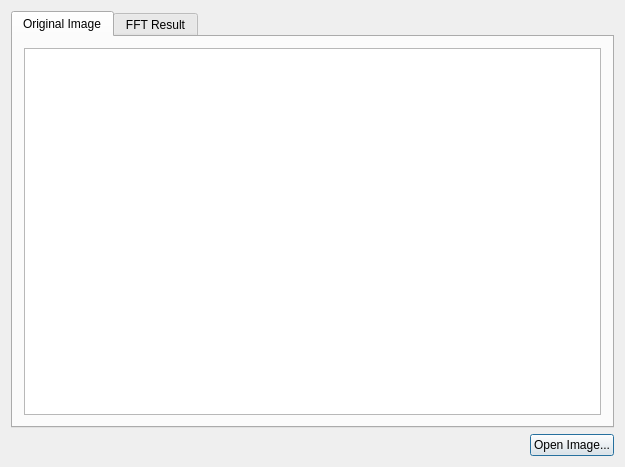
<?xml version="1.0" encoding="UTF-8"?>
<ui version="4.0">
 <class>Dialog</class>
 <widget class="QDialog" name="Dialog">
  <property name="geometry">
   <rect>
    <x>0</x>
    <y>0</y>
    <width>625</width>
    <height>467</height>
   </rect>
  </property>
  <property name="windowTitle">
   <string>QtOpenCV FFT Demo</string>
  </property>
  <layout class="QVBoxLayout" name="verticalLayout_3">
   <item>
    <widget class="QTabWidget" name="tabWidget">
     <property name="currentIndex">
      <number>0</number>
     </property>
     <widget class="QWidget" name="tab">
      <attribute name="title">
       <string>Original Image</string>
      </attribute>
      <layout class="QVBoxLayout" name="verticalLayout_2">
       <item>
        <widget class="QtOcv::ImageWidget" name="imageWidget"/>
       </item>
      </layout>
     </widget>
     <widget class="QWidget" name="tab_2">
      <attribute name="title">
       <string>FFT Result</string>
      </attribute>
      <layout class="QVBoxLayout" name="verticalLayout">
       <item>
        <widget class="QtOcv::ImageWidget" name="fftImageWidget"/>
       </item>
      </layout>
     </widget>
    </widget>
   </item>
   <item>
    <layout class="QHBoxLayout" name="horizontalLayout" stretch="1,0">
     <item>
      <spacer name="horizontalSpacer">
       <property name="orientation">
        <enum>Qt::Orientation::Horizontal</enum>
       </property>
       <property name="sizeHint" stdset="0">
        <size>
         <width>40</width>
         <height>20</height>
        </size>
       </property>
      </spacer>
     </item>
     <item>
      <widget class="QPushButton" name="openButton">
       <property name="text">
        <string>Open Image...</string>
       </property>
      </widget>
     </item>
    </layout>
   </item>
  </layout>
 </widget>
 <layoutdefault spacing="6" margin="11"/>
 <customwidgets>
  <customwidget>
   <class>QtOcv::ImageWidget</class>
   <extends>QGraphicsView</extends>
   <header>cvimagewidget.h</header>
  </customwidget>
 </customwidgets>
 <resources/>
 <connections/>
</ui>
